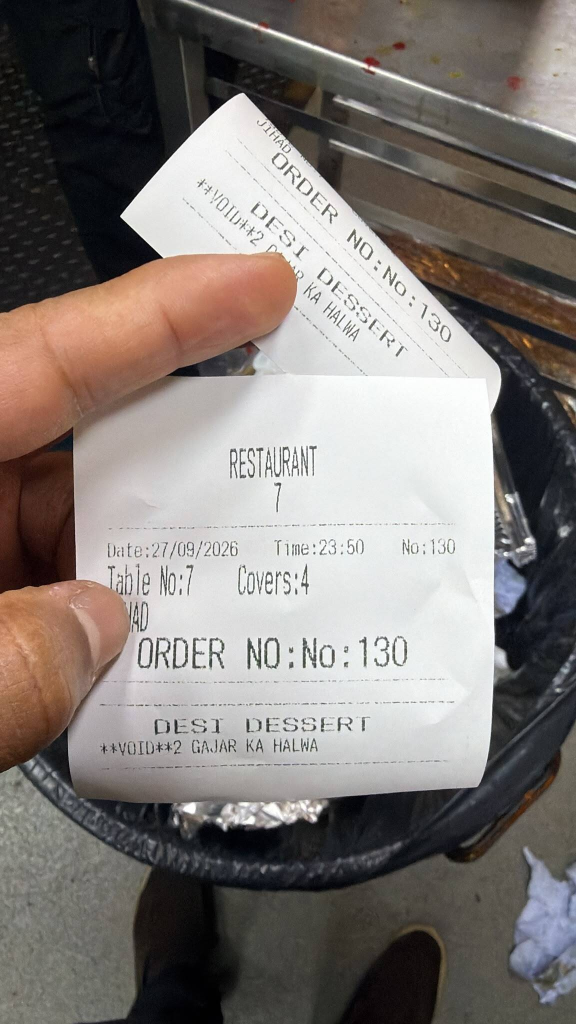
#> input picture data/uploads/dockets/docket-08920895-d149-48b7-b4ee-537d34b926fd.jpeg, 1152 x 2048 px (shown at 1/2 size)
$ python -i gemini.py   (imports and definitions only)
#> lines starting #> are read from the running program, lines starting #| are printed output that depends on the picture
### app/extraction/rate_limit.py
"""Shared process-wide request pacing for all vision providers."""
import os
import threading
import time


class RequestPacer:
    def __init__(self):
        self._lock = threading.Lock()
        self._next_request_at = 0.0

    # [13 lines left out: function acquire, not called in this run]


request_pacer = RequestPacer()

### app/extraction/gemini.py
"""Vision-only structured extraction for POS screenshots and docket photos."""
import io
import json
import os
import re
import time
from typing import Any

from google import genai
from google.genai import types
from PIL import Image, ImageEnhance, ImageOps
from pydantic import BaseModel, ConfigDict, Field
from app.extraction.rate_limit import request_pacer


# [2 lines that did not run here, left out]


# [4 lines that did not run here, left out]


# [3 lines that did not run here, left out]


# [12 lines that did not run here, left out]


# [15 lines that did not run here, left out]


# [6 lines that did not run here, left out]


# [13 lines that did not run here, left out]


# [3 lines that did not run here, left out]


class VisionExtractionError(RuntimeError):
    def __init__(self, message: str, raw_json: str = ""):
        super().__init__(message)
        self.raw_json = raw_json


# [26 lines left out: functions _gemini_schema, _transient_retry_delay, not called in this run]


def _prepared_image(path: str) -> tuple[bytes, str]:
    with Image.open(path) as opened:
#> opened is the input picture: PIL image 1152x2048 RGB; mean R, G, B 128.9, 122.4, 118.6
        image = ImageOps.exif_transpose(opened).convert("RGB")
        image.thumbnail((2400, 2400), Image.Resampling.LANCZOS)
        gray = ImageOps.grayscale(image)
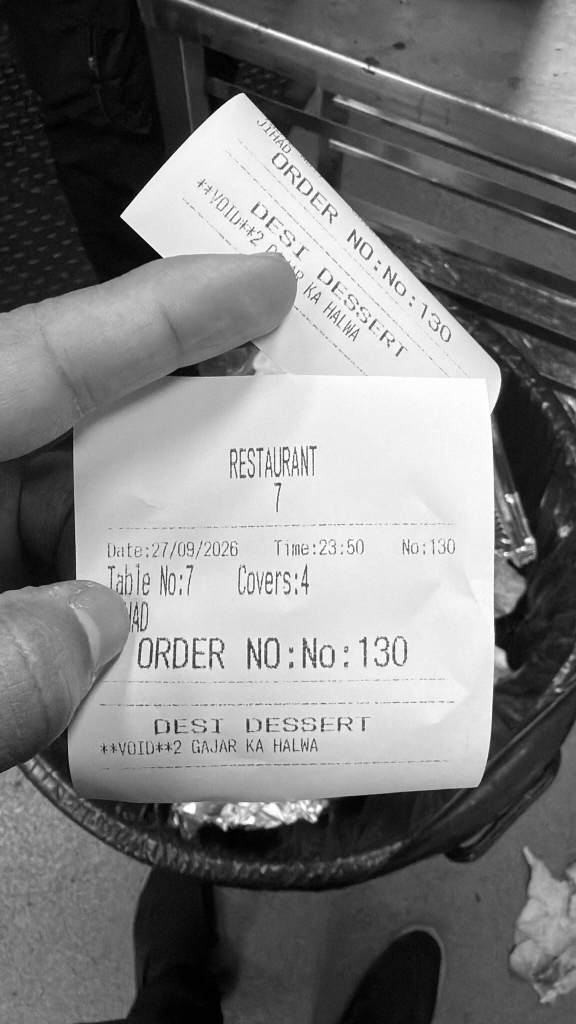
#> gray: PIL image 1152x2048 L (shown at 1/2 size); min 0, max 255, mean 123.9
        if sum(gray.resize((1, 1)).getpixel((0, 0)) for _ in [0]) < 90:
            image = ImageEnhance.Brightness(image).enhance(1.18)
        image = ImageEnhance.Contrast(image).enhance(1.12)
        buffer = io.BytesIO()
        image.save(buffer, format="JPEG", quality=92, optimize=True)
        return buffer.getvalue(), "image/jpeg"


# [59 lines left out: function extract_image, not called in this run]

>>> result = _prepared_image('../../data/uploads/dockets/docket-08920895-d149-48b7-b4ee-537d34b926fd.jpeg')

$ run again, on data/uploads/dockets/docket-115ade0e-d246-4b78-bc4a-717cfa510a4d.jpeg
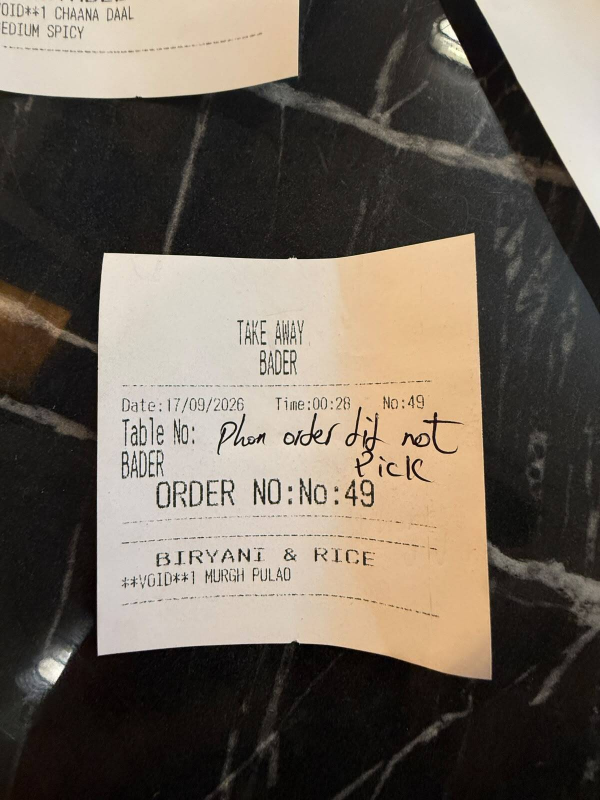
#> input picture data/uploads/dockets/docket-115ade0e-d246-4b78-bc4a-717cfa510a4d.jpeg, 1200 x 1600 px (shown at 1/2 size)
#> in _prepared_image, opened is the input picture: PIL image 1200x1600 RGB; mean R, G, B 108.5, 99.2, 88.3
#> in _prepared_image, `gray = ImageOps.grayscale(image)`:
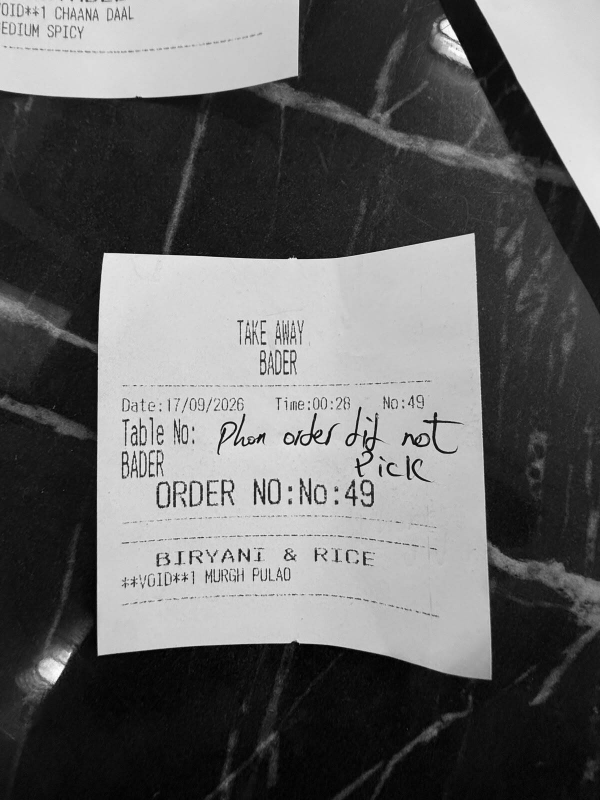
#> gray: PIL image 1200x1600 L (shown at 1/2 size); min 0, max 255, mean 100.7

$ run again, on data/uploads/dockets/docket-33691115-622e-424a-9179-f4c93ca60ab9.jpeg
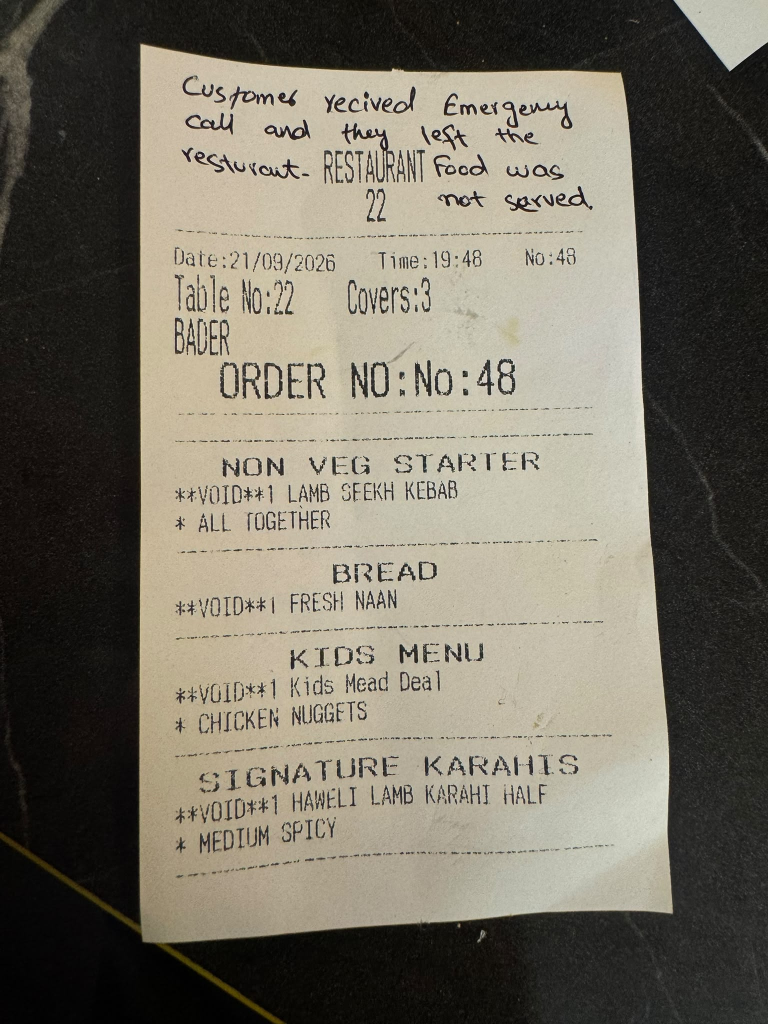
#> input picture data/uploads/dockets/docket-33691115-622e-424a-9179-f4c93ca60ab9.jpeg, 1536 x 2048 px (shown at 1/2 size)
#> in _prepared_image, opened is the input picture: PIL image 1536x2048 RGB; mean R, G, B 116.2, 111.1, 98.4
#> in _prepared_image, `gray = ImageOps.grayscale(image)`:
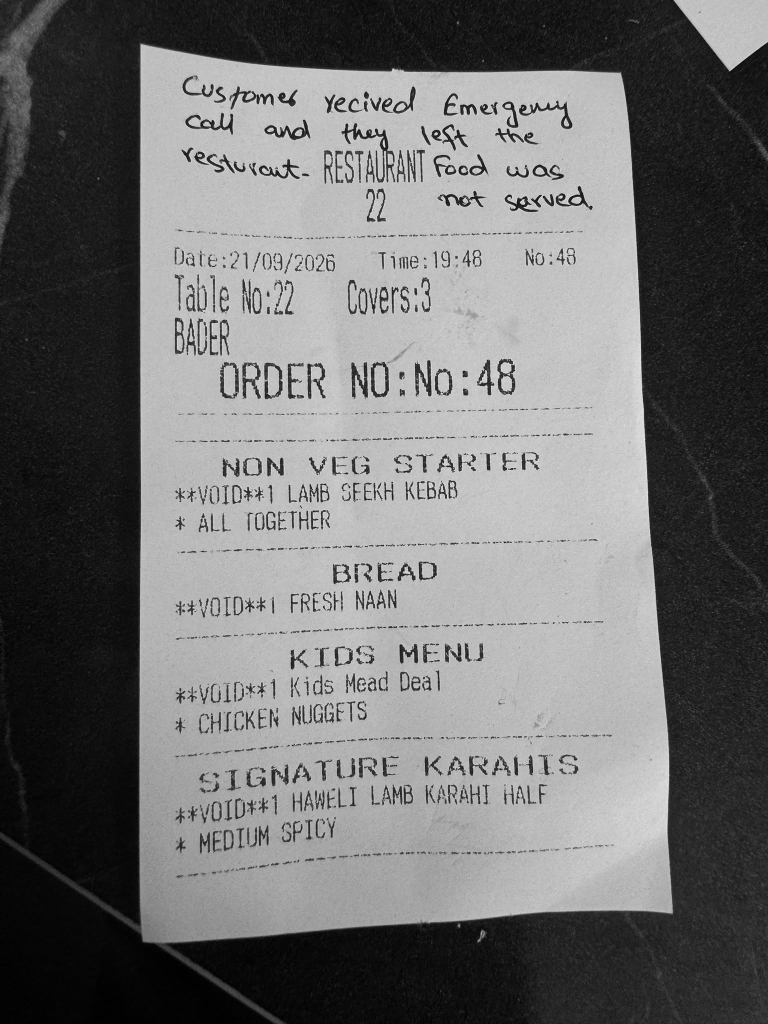
#> gray: PIL image 1536x2048 L (shown at 1/2 size); min 0, max 254, mean 111.2
